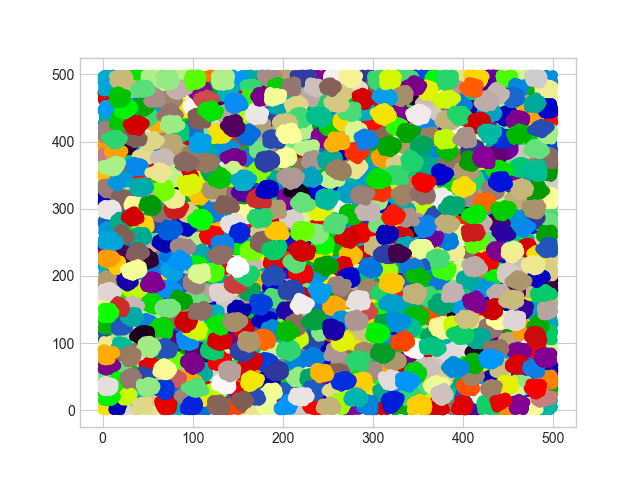

Here is the Python script that generated this plot:
import os
import numpy as np
import seaborn as sns
import matplotlib.pyplot as plt
from matplotlib.colors import ListedColormap

# Create a list of data files
files = os.listdir('.')
data_files = []
for file in files:
    if file.startswith('data_'):
        data_files.append(file)

# Read the data points and cluster assignments
ndata = 0
data = []
clusters = []
for file in data_files:
    with open(file, 'r') as infile:
        count = int(infile.readline().strip())
        ndata += count

        for i in range(count):
            parts = infile.readline().strip().split()
            data.append(float(parts[0]))
            data.append(float(parts[1]))
            clusters.append(int(parts[2]))

data = np.reshape(data, (ndata, 2))

# Read the centroids
centroids = []
with open('centroids.txt', 'r') as infile:
    k = int(infile.readline().strip())

    for i in range(k):
        parts = infile.readline().strip().split()
        centroids.append(float(parts[0]))
        centroids.append(float(parts[1]))

centroids = np.reshape(centroids, (k, 2))

# Plot clusters with different colors
cluster_count = len(set(clusters)) // 2
sns.set_style("whitegrid")
cmap = ListedColormap(sns.color_palette("nipy_spectral", cluster_count)).colors
cmap += ListedColormap(sns.color_palette("terrain", cluster_count)).colors
np.random.shuffle(cmap)
cmap = ListedColormap(cmap)

fig, ax = plt.subplots()
ax.scatter(data[:, 0], data[:, 1], c=clusters, cmap=cmap)
ax.plot(centroids[:, 0], centroids[:, 1], 'k*')
fig.savefig('clusters.png')
plt.show()
